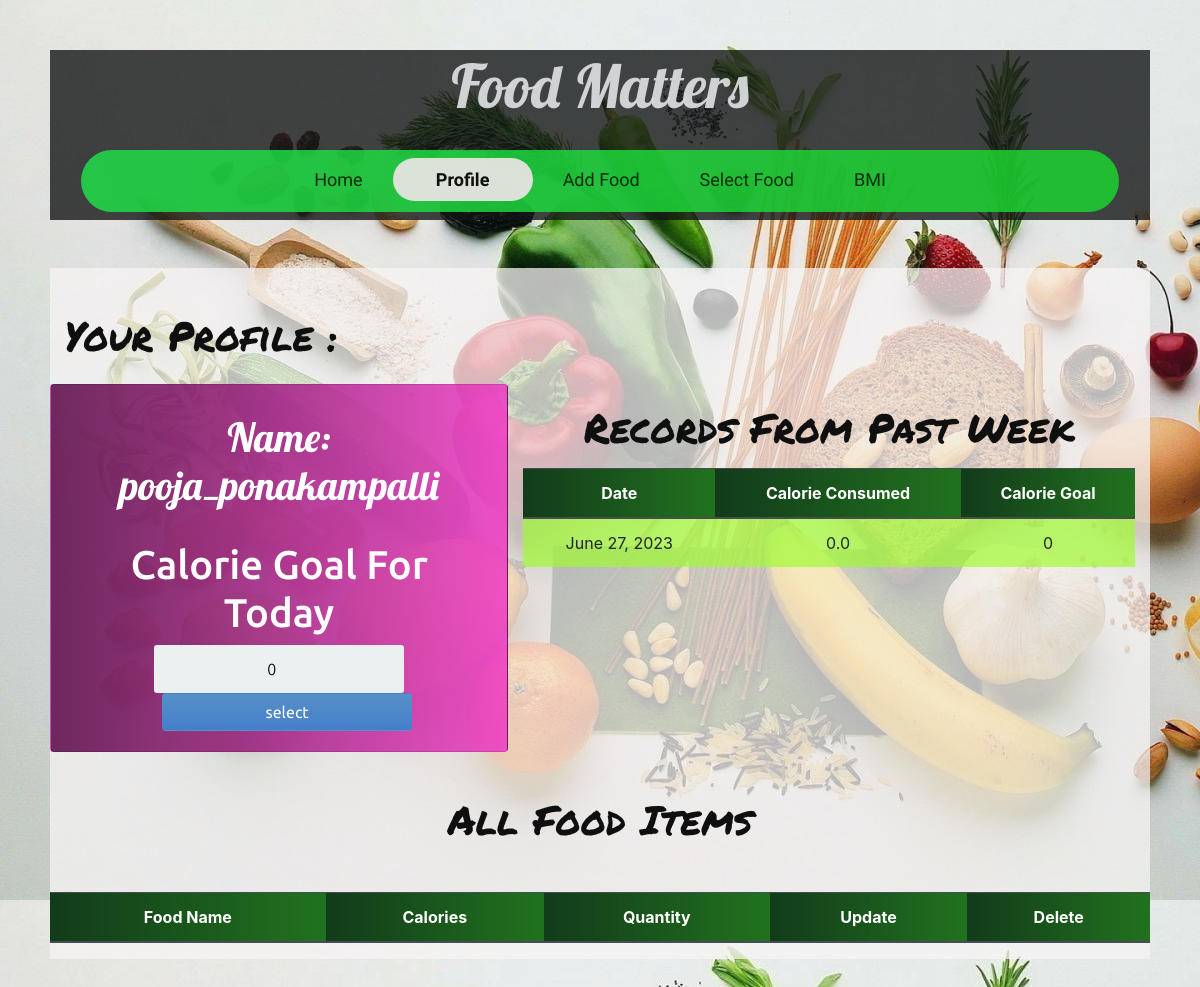
Screenshot of /profile/ (signed in) with the database file from the repository.
### calories/models.py (models this page shows, shortened)
class Profile(models.Model):
	person_of = models.ForeignKey(User,null=True,on_delete=models.CASCADE)
	calorie_count = models.FloatField(default=0,null=True,blank=True)
	food_selected = models.ForeignKey(Food,on_delete=models.CASCADE,null=True,blank=True)
	quantity = models.FloatField(default=0)
	total_calorie = models.FloatField(default=0,null=True)
	date = models.DateField(auto_now_add = True)
	calorie_goal = models.PositiveIntegerField(default=0)
	all_food_selected_today = models.ManyToManyField(Food,through='PostFood',related_name='inventory')

### calories/views.py (the view)
# urls.py: path('profile/',ProfilePage,name='profile'),
@login_required
def ProfilePage(request):
	person = Profile.objects.filter(person_of=request.user).last()
	food_items = Food.objects.filter(person_of=request.user)
	form = ProfileForm(instance=person)
	if request.method == 'POST':
		form = ProfileForm(request.POST,instance=person)
		if form.is_valid():
			form.save()
			return redirect('profile')
	else:
		form = ProfileForm(instance=person)
	some_day_last_week = timezone.now().date() -timedelta(days=7)
	records=Profile.objects.filter(date__gte=some_day_last_week,date__lt=timezone.now().date(),person_of=request.user)
	context = {'form':form,'food_items':food_items,'records':records}
	return render(request, 'profile.html',context)

### calories/forms.py
class ProfileForm(forms.ModelForm):
	class Meta:
		model = Profile
		fields = ('calorie_goal',)

### calories/templates/profile.html (shortened to what this page needs)
{% extends 'base.html' %}
{% block content %}
<br>
<div class="container-fluid">
    <h1 class="headline">Your Profile :</h1>
        <div id="c" class="row mt-4 mb-4">
            <div  class="col-lg-5 card card-body">
            <div class="app-title">
                <h1 class="text-center profile-text mt-2">Name: {{ request.user }} </h1>
            </div>
            <form method="POST" action="" class="login-form pt-4">
                {% for field in form %}
                <h1>Calorie Goal For Today</h1>
                {{ field }}
                {% endfor %}
                <input class="btn login_btn profile-submit ml-3" type="submit" value="select">
            </form>
        </div>
        <div class="col-lg-7">
        <h1 class="text-center headline pb-2">Records From Past Week</h1>
        <table class="table text-center">
            <thead class="thead-dark">
                <tr>
                    <th scope="col">Date</th>
                    <th scope="col">Calorie Consumed</th>
                    <th scope="col">Calorie Goal</th>
                </tr>
            </thead>
            <tbody>
                {% for record in records %}
                <tr>
                    <td>{{ record.date }}</td>
                    <td>{{ record.total_calorie }}</td>
                    <td>{{ record.calorie_goal }}</td>
                </tr>
                {% endfor %}
            </tbody>
        </table>
    </div>
     </div>
    <h1 class="text-center headline">All Food Items</h1>
     <div class="row mt-5">
      <table class="table text-center">
            <thead class="thead-dark">
                <tr>
                    <th scope="col">Food Name</th>
                    <th scope="col">Calories</th>
                    <th scope="col">Quantity</th>
                    <th scope="col">Update</th>
                    <th scope="col">Delete</th>
                </tr>
            </thead>
        </table>
    </div>
</div>
{% endblock content %}

### calories/static/css/base.css (style rules this page uses)
body { font-family: Arial; background-color: #34db66e0; padding: 50px; }
.app-title { text-align: center; color: #163d1bc8; }
.login-form { text-align: center; }
input { text-align: center; background-color: #ECF0F1; border: 2px solid transparent; border-radius: 3px; font-size: 16px; font-weight: 200; padding: 10px 0; width: 250px; transition: border .5s; }
.btn { background: #457fca; background: -webkit-linear-gradient(to right, #5691c8, #457fca); background: linear-gradient(to right, #1b21d1e6, #4f2de4da); color: white !important; font-size: 16px; line-height: 25px; padding: 10px 0; text-decoration: none; text-shadow: none; border-radius: 3px; box-shadow: none; transition: 0.25s; display: block; width: 250px; margin: 0 auto; }
.card { background: #457fca; background: -webkit-linear-gradient(to right, #5691c8, #457fca); background: linear-gradient(to right, #f30808cb, #f35e08de); color:white; }
#c .card { background: #457fca; background: -webkit-linear-gradient(to right, #5691c8, #457fca); background: linear-gradient(to right, #550241d6, #ef36c4d6); color:white; }
.card::before, .card::after { position: absolute; top: 0; right: 0; bottom: 0; left: 0; transform: scale3d(0, 0, 1); transition: transform .3s ease-out 0s; background: rgba(255, 255, 255, 0.1); content: ''; pointer-events: none; }
.card::before { transform-origin: left top; }
.card::after { transform-origin: right bottom; }
th { background: #1e3c72; background: -webkit-linear-gradient(to right, #2a5298, #1e3c72); background: linear-gradient(to right, #123b1a, #21721e); }
.card { font-family: 'Grandstander', cursive; font-family: 'Ubuntu', sans-serif; }
.headline { font-family: 'Permanent Marker', cursive; padding-top:20px; color: #0f0f0f; color: -webkit-linear-gradient(to right, #6dd5ed, #2193b0); color: linear-gradient(to right, #85154b, #911758); }
.profile-text { color:white; font-family: 'Lobster', cursive; }
.table tr { background-color: #9efc2cab; }
.profile-submit { background: #457fca; background: -webkit-linear-gradient(to bottom, #5691c8, #457fca); background: linear-gradient(to bottom, #5691c8, #457fca); }

### rows the page displays
Profile: form "0", date "June 27, 2023", total_calorie "0.0", calorie_goal "0"

### other values shown
{{ request.user }} "pooja_ponakampalli"
